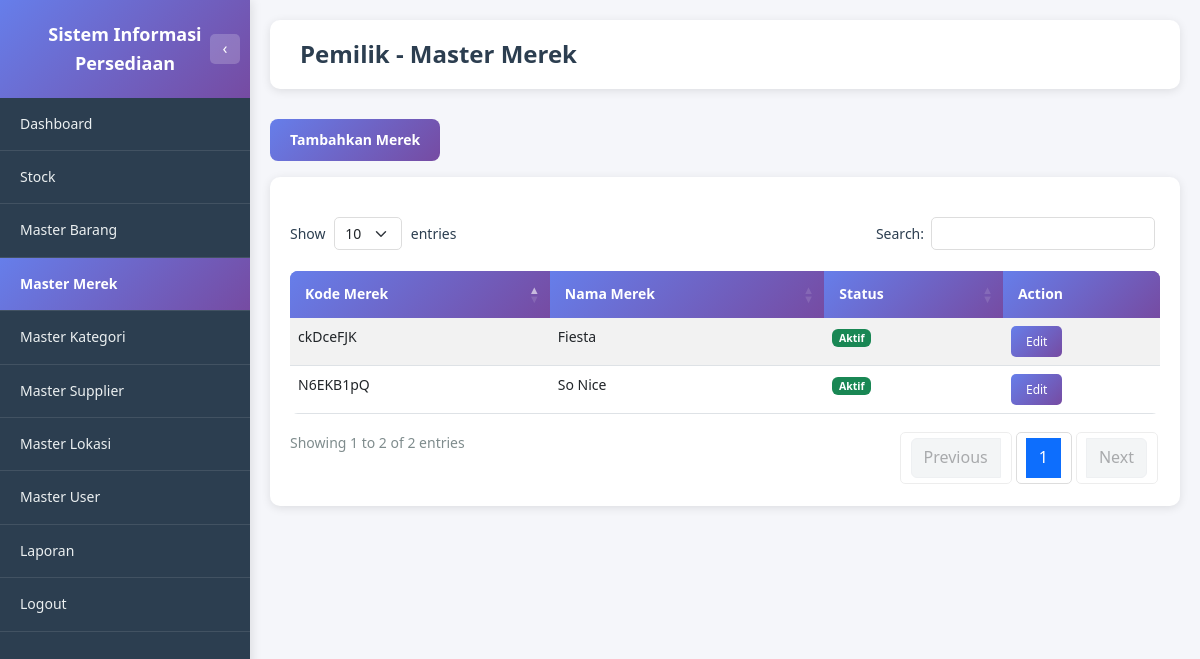
/pemilik/master_merek.php (signed in), run on an earlier commit of the app's database.
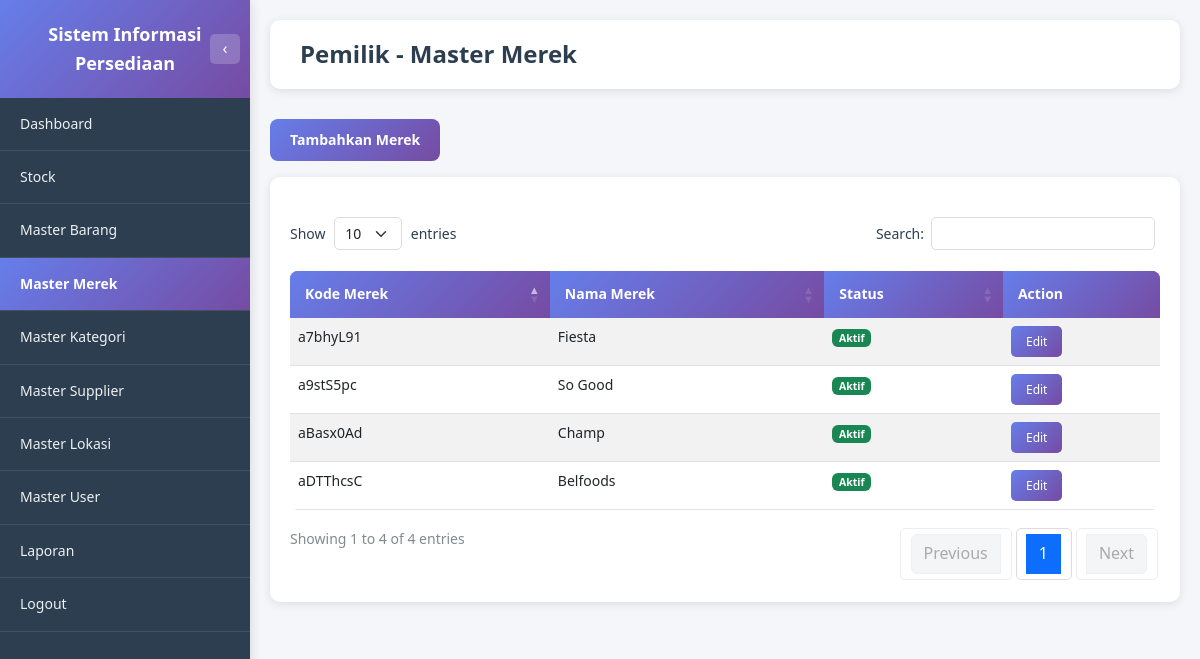
And on a later commit of the database.
### tables this page shows
CREATE TABLE MASTER_MEREK (
         KD_MEREK_BARANG      VARCHAR(8) NOT NULL,
         NAMA_MEREK           VARCHAR(256),
         STATUS               ENUM('AKTIF', 'TIDAK AKTIF'),
    PRIMARY KEY (KD_MEREK_BARANG)
      );

### pemilik/master_merek.php (the view, shortened to what this page needs)
<?php
require_once '../dbconnect.php';
$query_merek = "SELECT KD_MEREK_BARANG, NAMA_MEREK, STATUS
                FROM MASTER_MEREK
                ORDER BY KD_MEREK_BARANG ASC";
$result_merek = $conn->query($query_merek);
?>
<!DOCTYPE html>
<html lang="id">
<head>
    <link href="https://cdn.jsdelivr.net/npm/bootstrap@5.3.0/dist/css/bootstrap.min.css" rel="stylesheet">
    <link href="https://cdn.datatables.net/1.13.7/css/dataTables.bootstrap5.min.css" rel="stylesheet">
    <link href="https://cdn.jsdelivr.net/npm/sweetalert2@11/dist/sweetalert2.min.css" rel="stylesheet">
    <link href="../assets/css/style.css" rel="stylesheet">
</head>
<body class="dashboard-body">
    <?php include 'includes/sidebar.php'; ?>
    <div class="main-content">
        <div class="page-header">
            <h1 class="page-title">Pemilik - Master Merek</h1>
        </div>
        <div class="mb-3">
            <button type="button" class="btn-primary-custom" data-bs-toggle="modal" data-bs-target="#modalTambahMerek">
                <i class="bi bi-plus-circle"></i> Tambahkan Merek
            </button>
        </div>
        <div class="table-section">
            <div class="table-responsive">
                <table id="tableMerek" class="table table-custom table-striped table-hover">
                    <thead>
                        <tr>
                            <th>Kode Merek</th>
                            <th>Nama Merek</th>
                            <th>Status</th>
                            <th>Action</th>
                        </tr>
                    </thead>
                    <tbody>
                        <?php if ($result_merek->num_rows > 0): ?>
                            <?php while ($row = $result_merek->fetch_assoc()): ?>
                                <tr>
                                    <td><?php echo htmlspecialchars($row['KD_MEREK_BARANG']); ?></td>
                                    <td><?php echo htmlspecialchars($row['NAMA_MEREK']); ?></td>
                                    <td>
                                        <?php if ($row['STATUS'] == 'AKTIF'): ?>
                                            <span class="badge bg-success">Aktif</span>
                                        <?php else: ?>
                                            <span class="badge bg-secondary">Tidak Aktif</span>
                                        <?php endif; ?>
                                    </td>
                                    <td>
                                        <button class="btn-view" onclick="editMerek('<?php echo htmlspecialchars($row['KD_MEREK_BARANG']); ?>', '<?php echo htmlspecialchars($row['NAMA_MEREK'], ENT_QUOTES); ?>', '<?php echo htmlspecialchars($row['STATUS']); ?>')">Edit</button>
                                    </td>
                                </tr>
                            <?php endwhile; ?>
                        <?php endif; ?>
                    </tbody>
                </table>
            </div>
        </div>
    </div>
</body>
</html>

What changed in the data, as far as the page shows it:
removed master_merek: KD_MEREK_BARANG "ckDceFJK", NAMA_MEREK "Fiesta", STATUS "Aktif"
removed master_merek: KD_MEREK_BARANG "N6EKB1pQ", NAMA_MEREK "So Nice", STATUS "Aktif"
added master_merek: KD_MEREK_BARANG "a7bhyL91", NAMA_MEREK "Fiesta", STATUS "Aktif"
added master_merek: KD_MEREK_BARANG "a9stS5pc", NAMA_MEREK "So Good", STATUS "Aktif"
added master_merek: KD_MEREK_BARANG "aBasx0Ad", NAMA_MEREK "Champ", STATUS "Aktif"
added master_merek: KD_MEREK_BARANG "aDTThcsC", NAMA_MEREK "Belfoods", STATUS "Aktif"
Also different on the page:
text written by a page script: "Show entries Search: Showing 1 to 2 of 2 entries Previous 1 Next" → "Show entries Search: Showing 1 to 4 of 4 entries Previous 1 Next"
